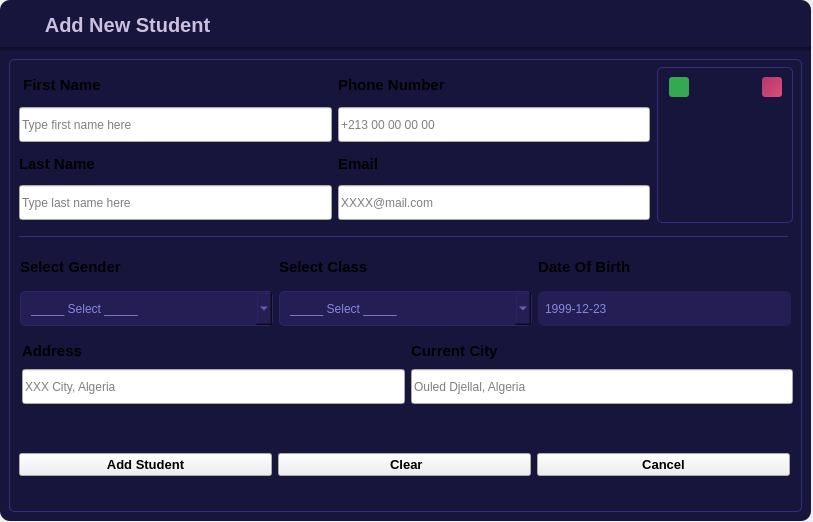
<?xml version="1.0" encoding="UTF-8"?>
<ui version="4.0">
 <class>Addstudents_Dialog</class>
 <widget class="QDialog" name="Addstudents_Dialog">
  <property name="geometry">
   <rect>
    <x>0</x>
    <y>0</y>
    <width>813</width>
    <height>522</height>
   </rect>
  </property>
  <property name="minimumSize">
   <size>
    <width>813</width>
    <height>522</height>
   </size>
  </property>
  <property name="maximumSize">
   <size>
    <width>813</width>
    <height>522</height>
   </size>
  </property>
  <property name="windowTitle">
   <string>Dialog</string>
  </property>
  <property name="styleSheet">
   <string notr="true">QDialog{
	color: rgb(203, 192, 222);
	background: transparent;
}

QLabel{
	color: rgb(134, 136, 223);
}
QLineEdit {
	background-color: rgb(37, 30, 84);
	padding:5px 5px;
	border-radius:8px;
	font: 12pt &quot;Segoe UI&quot;;
	selection-background-color: rgb(29, 23, 67); 
 	 focus {  
 	 background-color:rgb(192, 192, 255)};
}
QLineEdit:focus{
    border: 1px solid #006080;
}

QPushButton{
	background-color: rgb(52, 43, 124);
	color: rgb(203, 192, 222);
	padding:10px;
	height:30;
	border:none;
	border-radius:5px;
}
QPushButton::pressed{
	background-color: rgb(65, 57, 156);
}</string>
  </property>
  <widget class="QWidget" name="layoutWidget">
   <property name="geometry">
    <rect>
     <x>0</x>
     <y>0</y>
     <width>811</width>
     <height>521</height>
    </rect>
   </property>
   <layout class="QVBoxLayout" name="verticalLayout_11">
    <property name="spacing">
     <number>0</number>
    </property>
    <item>
     <widget class="QWidget" name="add_stud_nav" native="true">
      <property name="minimumSize">
       <size>
        <width>0</width>
        <height>50</height>
       </size>
      </property>
      <property name="maximumSize">
       <size>
        <width>16777215</width>
        <height>50</height>
       </size>
      </property>
      <property name="styleSheet">
       <string notr="true">QWidget#add_stud_nav{
	background-color: rgb(23, 21, 59);
    border-top-left-radius: 10px;
    border-top-right-radius: 10px;
	border-bottom: 3px solid rgb(16, 14, 40);
}</string>
      </property>
      <layout class="QHBoxLayout" name="horizontalLayout_6">
       <item>
        <layout class="QHBoxLayout" name="horizontalLayout_5">
         <item>
          <widget class="QLabel" name="label_10">
           <property name="minimumSize">
            <size>
             <width>25</width>
             <height>25</height>
            </size>
           </property>
           <property name="maximumSize">
            <size>
             <width>25</width>
             <height>25</height>
            </size>
           </property>
           <property name="styleSheet">
            <string notr="true">background-color: transparent;</string>
           </property>
           <property name="text">
            <string/>
           </property>
           <property name="pixmap">
            <pixmap resource="../ico.qrc">:/png/icons/sign-up.png</pixmap>
           </property>
           <property name="scaledContents">
            <bool>true</bool>
           </property>
          </widget>
         </item>
         <item>
          <widget class="QLabel" name="label">
           <property name="font">
            <font>
             <pointsize>15</pointsize>
             <bold>true</bold>
            </font>
           </property>
           <property name="styleSheet">
            <string notr="true">color: rgb(203, 192, 222);
background-color: transparent;</string>
           </property>
           <property name="text">
            <string> Add New Student</string>
           </property>
          </widget>
         </item>
        </layout>
       </item>
       <item>
        <spacer name="horizontalSpacer">
         <property name="orientation">
          <enum>Qt::Orientation::Horizontal</enum>
         </property>
         <property name="sizeHint" stdset="0">
          <size>
           <width>468</width>
           <height>20</height>
          </size>
         </property>
        </spacer>
       </item>
       <item>
        <layout class="QHBoxLayout" name="horizontalLayout_4">
         <property name="spacing">
          <number>19</number>
         </property>
         <item>
          <widget class="QPushButton" name="minimize_btn">
           <property name="styleSheet">
            <string notr="true">QPushButton{
	background-color:transparent;
	border:0;
	padding:10px;
}
</string>
           </property>
           <property name="text">
            <string/>
           </property>
           <property name="icon">
            <iconset resource="../ico.qrc">
             <normaloff>:/png/icons/minus.png</normaloff>:/png/icons/minus.png</iconset>
           </property>
           <property name="iconSize">
            <size>
             <width>16</width>
             <height>16</height>
            </size>
           </property>
          </widget>
         </item>
         <item>
          <widget class="QPushButton" name="close_btn">
           <property name="minimumSize">
            <size>
             <width>30</width>
             <height>30</height>
            </size>
           </property>
           <property name="maximumSize">
            <size>
             <width>16777215</width>
             <height>16777215</height>
            </size>
           </property>
           <property name="styleSheet">
            <string notr="true">QPushButton{
	background-color:transparent;
	border:0;
	padding:5px;
}
QPushButton:hover{
	background-color:rgb(235, 59, 90);
	color: rgb(255, 255, 255);
}</string>
           </property>
           <property name="text">
            <string/>
           </property>
           <property name="icon">
            <iconset resource="../ico.qrc">
             <normaloff>:/png/icons/close.png</normaloff>:/png/icons/close.png</iconset>
           </property>
           <property name="iconSize">
            <size>
             <width>26</width>
             <height>26</height>
            </size>
           </property>
          </widget>
         </item>
        </layout>
       </item>
      </layout>
     </widget>
    </item>
    <item>
     <widget class="QWidget" name="container" native="true">
      <property name="styleSheet">
       <string notr="true">QWidget#container{
	background-color:rgb(23, 21, 59);
    border-top-left-radius: 0;
    border-top-right-radius: 0px;
    border-bottom-left-radius: 10px;
    border-bottom-right-radius: 10px;
}</string>
      </property>
      <layout class="QGridLayout" name="gridLayout_2">
       <item row="0" column="0">
        <widget class="QGroupBox" name="groupBox">
         <property name="styleSheet">
          <string notr="true">QGroupBox{
	color: rgb(53, 46, 126);
	border:1px solid rgb(53, 46, 126);
	border-radius:5px;
}</string>
         </property>
         <property name="title">
          <string/>
         </property>
         <widget class="QGroupBox" name="groupBox_2">
          <property name="geometry">
           <rect>
            <x>648</x>
            <y>8</y>
            <width>136</width>
            <height>156</height>
           </rect>
          </property>
          <property name="styleSheet">
           <string notr="true">QGroupBox{
	color: rgb(255, 255, 255);
	border:1px solid rgb(53, 46, 126);
	border-radius:5px;
}</string>
          </property>
          <property name="title">
           <string/>
          </property>
          <property name="flat">
           <bool>false</bool>
          </property>
          <widget class="QPushButton" name="up_std_btn">
           <property name="geometry">
            <rect>
             <x>12</x>
             <y>10</y>
             <width>20</width>
             <height>20</height>
            </rect>
           </property>
           <property name="sizeIncrement">
            <size>
             <width>0</width>
             <height>0</height>
            </size>
           </property>
           <property name="font">
            <font>
             <bold>true</bold>
            </font>
           </property>
           <property name="toolTip">
            <string>Upload Photo</string>
           </property>
           <property name="styleSheet">
            <string notr="true">QPushButton{
  background-color: rgb(52, 168, 83);
  color: rgb(255, 255, 255);
  border-radius: 3px;
}
QPushButton::hover{
	background-color:rgb(63, 204, 101);
}
QPushButton::pressed{
	padding-left:2px;
	padding-top: 1px;
	background-color: rgb(52, 168, 83);
}</string>
           </property>
           <property name="text">
            <string/>
           </property>
           <property name="icon">
            <iconset resource="../ico.qrc">
             <normaloff>:/png/icons/upload.png</normaloff>:/png/icons/upload.png</iconset>
           </property>
           <property name="iconSize">
            <size>
             <width>10</width>
             <height>10</height>
            </size>
           </property>
          </widget>
          <widget class="QPushButton" name="delete_std_btn">
           <property name="geometry">
            <rect>
             <x>105</x>
             <y>10</y>
             <width>20</width>
             <height>20</height>
            </rect>
           </property>
           <property name="font">
            <font>
             <bold>true</bold>
            </font>
           </property>
           <property name="toolTip">
            <string>Delete Photo</string>
           </property>
           <property name="styleSheet">
            <string notr="true">QPushButton{
  background-color: qlineargradient(spread:pad, x1:0, y1:0, x2:1, y2:1, stop:0 rgba(179, 55, 113, 255), stop:1 rgba(219, 78, 117, 255));
  color: rgb(255, 255, 255);
  border-radius: 3px;
}
QPushButton::hover{
	background-color:rgb(255, 89, 144);
}
QPushButton::pressed{
	padding-left:2px;
	padding-top: 1px;
	background-color: rgb(220, 69, 134);
}</string>
           </property>
           <property name="text">
            <string/>
           </property>
           <property name="icon">
            <iconset resource="../ico.qrc">
             <normaloff>:/png/icons/close.png</normaloff>:/png/icons/close.png</iconset>
           </property>
           <property name="iconSize">
            <size>
             <width>16</width>
             <height>16</height>
            </size>
           </property>
          </widget>
          <widget class="QLabel" name="default_photo">
           <property name="geometry">
            <rect>
             <x>44</x>
             <y>54</y>
             <width>51</width>
             <height>51</height>
            </rect>
           </property>
           <property name="styleSheet">
            <string notr="true"/>
           </property>
           <property name="text">
            <string/>
           </property>
           <property name="pixmap">
            <pixmap resource="../ico.qrc">:/png/icons/no-photo.png</pixmap>
           </property>
           <property name="scaledContents">
            <bool>true</bool>
           </property>
          </widget>
          <widget class="QLabel" name="photo_label">
           <property name="geometry">
            <rect>
             <x>8</x>
             <y>7</y>
             <width>121</width>
             <height>141</height>
            </rect>
           </property>
           <property name="text">
            <string/>
           </property>
           <property name="scaledContents">
            <bool>true</bool>
           </property>
          </widget>
          <zorder>default_photo</zorder>
          <zorder>photo_label</zorder>
          <zorder>delete_std_btn</zorder>
          <zorder>up_std_btn</zorder>
         </widget>
         <widget class="QWidget" name="line" native="true">
          <property name="geometry">
           <rect>
            <x>10</x>
            <y>177</y>
            <width>769</width>
            <height>1</height>
           </rect>
          </property>
          <property name="styleSheet">
           <string notr="true">background-color: rgb(54, 44, 130);</string>
          </property>
         </widget>
         <widget class="QWidget" name="layoutWidget">
          <property name="geometry">
           <rect>
            <x>13</x>
            <y>280</y>
            <width>771</width>
            <height>65</height>
           </rect>
          </property>
          <layout class="QHBoxLayout" name="horizontalLayout_3">
           <item>
            <layout class="QVBoxLayout" name="verticalLayout_7">
             <item>
              <widget class="QLabel" name="label_3">
               <property name="font">
                <font>
                 <pointsize>11</pointsize>
                 <bold>true</bold>
                </font>
               </property>
               <property name="text">
                <string>Address</string>
               </property>
              </widget>
             </item>
             <item>
              <widget class="QLineEdit" name="address_lineEdit">
               <property name="minimumSize">
                <size>
                 <width>0</width>
                 <height>35</height>
                </size>
               </property>
               <property name="maximumSize">
                <size>
                 <width>16777215</width>
                 <height>35</height>
                </size>
               </property>
               <property name="placeholderText">
                <string>XXX City, Algeria</string>
               </property>
              </widget>
             </item>
            </layout>
           </item>
           <item>
            <layout class="QVBoxLayout" name="verticalLayout_10">
             <item>
              <widget class="QLabel" name="label_11">
               <property name="font">
                <font>
                 <pointsize>11</pointsize>
                 <bold>true</bold>
                </font>
               </property>
               <property name="text">
                <string>Current City</string>
               </property>
              </widget>
             </item>
             <item>
              <widget class="QLineEdit" name="city_lineEdit">
               <property name="minimumSize">
                <size>
                 <width>0</width>
                 <height>35</height>
                </size>
               </property>
               <property name="maximumSize">
                <size>
                 <width>16777215</width>
                 <height>35</height>
                </size>
               </property>
               <property name="placeholderText">
                <string>Ouled Djellal, Algeria</string>
               </property>
              </widget>
             </item>
            </layout>
           </item>
          </layout>
         </widget>
         <widget class="QWidget" name="layoutWidget">
          <property name="geometry">
           <rect>
            <x>10</x>
            <y>380</y>
            <width>771</width>
            <height>52</height>
           </rect>
          </property>
          <layout class="QHBoxLayout" name="horizontalLayout">
           <item>
            <widget class="QPushButton" name="add_student_btn">
             <property name="font">
              <font>
               <pointsize>10</pointsize>
               <bold>true</bold>
              </font>
             </property>
             <property name="styleSheet">
              <string notr="true"/>
             </property>
             <property name="text">
              <string>Add Student</string>
             </property>
             <property name="icon">
              <iconset theme="list-add"/>
             </property>
            </widget>
           </item>
           <item>
            <widget class="QPushButton" name="clear_student_btn">
             <property name="font">
              <font>
               <pointsize>10</pointsize>
               <bold>true</bold>
              </font>
             </property>
             <property name="styleSheet">
              <string notr="true"/>
             </property>
             <property name="text">
              <string> Clear</string>
             </property>
             <property name="icon">
              <iconset theme="system-reboot"/>
             </property>
            </widget>
           </item>
           <item>
            <widget class="QPushButton" name="cancel_student_btn">
             <property name="font">
              <font>
               <pointsize>10</pointsize>
               <bold>true</bold>
              </font>
             </property>
             <property name="styleSheet">
              <string notr="true"/>
             </property>
             <property name="text">
              <string>Cancel</string>
             </property>
             <property name="icon">
              <iconset theme="edit-clear"/>
             </property>
            </widget>
           </item>
          </layout>
         </widget>
         <widget class="QWidget" name="layoutWidget">
          <property name="geometry">
           <rect>
            <x>10</x>
            <y>10</y>
            <width>631</width>
            <height>151</height>
           </rect>
          </property>
          <layout class="QHBoxLayout" name="horizontalLayout_7">
           <item>
            <layout class="QVBoxLayout" name="verticalLayout_6">
             <property name="spacing">
              <number>6</number>
             </property>
             <item>
              <layout class="QVBoxLayout" name="verticalLayout_4">
               <property name="spacing">
                <number>6</number>
               </property>
               <item>
                <widget class="QLabel" name="label_2">
                 <property name="font">
                  <font>
                   <pointsize>11</pointsize>
                   <bold>true</bold>
                  </font>
                 </property>
                 <property name="autoFillBackground">
                  <bool>false</bool>
                 </property>
                 <property name="styleSheet">
                  <string notr="true"/>
                 </property>
                 <property name="text">
                  <string> First Name</string>
                 </property>
                </widget>
               </item>
               <item>
                <widget class="QLineEdit" name="first_name_lineEdit">
                 <property name="minimumSize">
                  <size>
                   <width>0</width>
                   <height>35</height>
                  </size>
                 </property>
                 <property name="maximumSize">
                  <size>
                   <width>16777215</width>
                   <height>35</height>
                  </size>
                 </property>
                 <property name="placeholderText">
                  <string>Type first name here </string>
                 </property>
                </widget>
               </item>
              </layout>
             </item>
             <item>
              <layout class="QVBoxLayout" name="verticalLayout_5">
               <item>
                <widget class="QLabel" name="label_9">
                 <property name="font">
                  <font>
                   <pointsize>11</pointsize>
                   <bold>true</bold>
                  </font>
                 </property>
                 <property name="text">
                  <string>Last Name</string>
                 </property>
                </widget>
               </item>
               <item>
                <widget class="QLineEdit" name="last_name_lineEdit">
                 <property name="minimumSize">
                  <size>
                   <width>0</width>
                   <height>35</height>
                  </size>
                 </property>
                 <property name="maximumSize">
                  <size>
                   <width>16777215</width>
                   <height>35</height>
                  </size>
                 </property>
                 <property name="placeholderText">
                  <string>Type last name here </string>
                 </property>
                </widget>
               </item>
              </layout>
             </item>
            </layout>
           </item>
           <item>
            <layout class="QVBoxLayout" name="verticalLayout_9">
             <item>
              <layout class="QVBoxLayout" name="verticalLayout_8">
               <item>
                <widget class="QLabel" name="label_4">
                 <property name="font">
                  <font>
                   <pointsize>11</pointsize>
                   <bold>true</bold>
                  </font>
                 </property>
                 <property name="text">
                  <string>Phone Number</string>
                 </property>
                </widget>
               </item>
               <item>
                <widget class="QLineEdit" name="phone_lineEdit">
                 <property name="minimumSize">
                  <size>
                   <width>0</width>
                   <height>35</height>
                  </size>
                 </property>
                 <property name="maximumSize">
                  <size>
                   <width>16777215</width>
                   <height>35</height>
                  </size>
                 </property>
                 <property name="styleSheet">
                  <string notr="true"/>
                 </property>
                 <property name="placeholderText">
                  <string>+213 00 00 00 00</string>
                 </property>
                </widget>
               </item>
              </layout>
             </item>
             <item>
              <layout class="QVBoxLayout" name="verticalLayout_12">
               <item>
                <widget class="QLabel" name="label_5">
                 <property name="font">
                  <font>
                   <pointsize>11</pointsize>
                   <bold>true</bold>
                  </font>
                 </property>
                 <property name="text">
                  <string>Email</string>
                 </property>
                </widget>
               </item>
               <item>
                <widget class="QLineEdit" name="email_lineEdit">
                 <property name="minimumSize">
                  <size>
                   <width>0</width>
                   <height>35</height>
                  </size>
                 </property>
                 <property name="maximumSize">
                  <size>
                   <width>16777215</width>
                   <height>35</height>
                  </size>
                 </property>
                 <property name="placeholderText">
                  <string>XXXX@mail.com</string>
                 </property>
                </widget>
               </item>
              </layout>
             </item>
            </layout>
           </item>
          </layout>
         </widget>
         <widget class="QWidget" name="layoutWidget">
          <property name="geometry">
           <rect>
            <x>11</x>
            <y>190</y>
            <width>771</width>
            <height>77</height>
           </rect>
          </property>
          <layout class="QHBoxLayout" name="horizontalLayout_10">
           <item>
            <layout class="QVBoxLayout" name="verticalLayout">
             <item>
              <widget class="QLabel" name="label_6">
               <property name="font">
                <font>
                 <pointsize>11</pointsize>
                 <bold>true</bold>
                </font>
               </property>
               <property name="text">
                <string>Select Gender</string>
               </property>
              </widget>
             </item>
             <item>
              <widget class="QComboBox" name="gender_comboBox">
               <property name="maximumSize">
                <size>
                 <width>16777215</width>
                 <height>35</height>
                </size>
               </property>
               <property name="styleSheet">
                <string notr="true">QComboBox{
	background-color: rgb(37, 30, 84);
	color: rgb(134, 136, 223);
	border: 1px solid rgb(44, 38, 100);
	border-radius: 5px;
	padding: 5px;
	padding-left: 10px;
	height:25px;
}
QComboBox:hover{
	border: 1px solid rgb(52, 84, 153);
}
QComboBox::drop-down {
	subcontrol-origin: padding;
	subcontrol-position: top right;
	width: 35px; 
	border-left-width: 3px;
	border-left-color: rgb(38, 33, 91);
	border-left-style: solid;
	border-top-right-radius: 3px;
	border-bottom-right-radius: 3px;	
	background-image: url(:/png/icons/arrow-down.png);
	background-position: center;
	background-repeat: no-reperat;
 }
QComboBox QAbstractItemView {
	color: rgb(134, 136, 223);	
	background-color: rgb(37, 30, 84);
	padding: 10px;
	selection-background-color: rgb(23, 21, 59); 
	margin-top:3px;
	border-radius: 5px;
}
QComboBox::down-arrow { 	
	image: url(:/png/icons/arrow-down.png);
	width:25px;
	height:25px;
}</string>
               </property>
               <property name="editable">
                <bool>false</bool>
               </property>
               <item>
                <property name="text">
                 <string>_____ Select _____</string>
                </property>
               </item>
               <item>
                <property name="text">
                 <string>Male</string>
                </property>
               </item>
               <item>
                <property name="text">
                 <string>Female</string>
                </property>
               </item>
              </widget>
             </item>
            </layout>
           </item>
           <item>
            <layout class="QVBoxLayout" name="verticalLayout_2">
             <item>
              <widget class="QLabel" name="label_7">
               <property name="font">
                <font>
                 <pointsize>11</pointsize>
                 <bold>true</bold>
                </font>
               </property>
               <property name="text">
                <string>Select Class</string>
               </property>
              </widget>
             </item>
             <item>
              <widget class="QComboBox" name="class_comboBox">
               <property name="maximumSize">
                <size>
                 <width>16777215</width>
                 <height>35</height>
                </size>
               </property>
               <property name="styleSheet">
                <string notr="true">QComboBox{
	background-color: rgb(37, 30, 84);
	color: rgb(134, 136, 223);
	border: 1px solid rgb(44, 38, 100);
	border-radius: 5px;
	padding: 5px;
	padding-left: 10px;
	height:25px;
}
QComboBox:hover{
	border: 1px solid rgb(52, 84, 153);
}
QComboBox::drop-down {
	subcontrol-origin: padding;
	subcontrol-position: top right;
	width: 35px; 
	border-left-width: 3px;
	border-left-color: rgb(38, 33, 91);
	border-left-style: solid;
	border-top-right-radius: 3px;
	border-bottom-right-radius: 3px;	
	background-image: url(:/png/icons/arrow-down.png);
	background-position: center;
	background-repeat: no-reperat;
 }
QComboBox QAbstractItemView {
	color: rgb(134, 136, 223);	
	background-color: rgb(37, 30, 84);
	padding: 10px;
	selection-background-color: rgb(23, 21, 59); 
	margin-top:3px;
	border-radius: 5px;
}
QComboBox::down-arrow { 	
	image: url(:/png/icons/arrow-down.png);
	width:25px;
	height:25px;
}</string>
               </property>
               <item>
                <property name="text">
                 <string>_____ Select _____</string>
                </property>
               </item>
               <item>
                <property name="text">
                 <string>Grade 01</string>
                </property>
               </item>
               <item>
                <property name="text">
                 <string>Grade 02</string>
                </property>
               </item>
               <item>
                <property name="text">
                 <string>Grade 03</string>
                </property>
               </item>
               <item>
                <property name="text">
                 <string>Grade 04</string>
                </property>
               </item>
              </widget>
             </item>
            </layout>
           </item>
           <item>
            <layout class="QVBoxLayout" name="verticalLayout_3">
             <item>
              <widget class="QLabel" name="label_12">
               <property name="font">
                <font>
                 <pointsize>11</pointsize>
                 <bold>true</bold>
                </font>
               </property>
               <property name="text">
                <string>Date Of Birth</string>
               </property>
              </widget>
             </item>
             <item>
              <widget class="QDateEdit" name="birth_dateEdit">
               <property name="acceptDrops">
                <bool>false</bool>
               </property>
               <property name="autoFillBackground">
                <bool>false</bool>
               </property>
               <property name="styleSheet">
                <string notr="true">QDateEdit{
	background-color: rgb(37, 30, 84);
	color: rgb(134, 136, 223);
	border-radius:6px;
	padding-left:5px;
	height:35px;
	border:none;
}
QDateEdit::down-arrow {
	image: url(:/png/icons/calendar.png);
	width:20px;
	height:20px;
	margin-right:10px;
}
QDateEdit::drop-down {
    subcontrol-origin: padding;
    subcontrol-position: top right;
    width: 30px;
    border-top-right-radius: 3px; /* same radius as the QComboBox */
    border-bottom-right-radius: 3px;
}
#calendarWidget QWidget{
	alternate-background-color: rgb(52, 168, 83);
}
#qt_calendar_navigationbar{
	background-color: rgb(16, 14, 40);
}
#qt_calendar_prevmonth, #qt_calendar_nextmonth{
	border:none;
	qproperty-icon:none;
	min-width:13px;
	max-width:13px;
	min-height:13px;
	min-height:13px;
	border-radius:5px;
	background-color: transparent;
	padding:5px;
}
#qt_calendar_prevmonth{
	margin-right:5px;
	image: url(:/newPrefix/icons/left-arrow.png);
}
#qt_calendar_nextmonth{
	margin-left:5px;	
	image: url(:/newPrefix/icons/right-arrow.png);
}
#qt_calendar_prevmonth:hover, 
#qt_calendar_nextmonth:hover
{
	background-color: rgb(37, 30, 84);
}
#qt_calendar_prevmonth:pressed, 
#qt_calendar_nextmonth:pressed
{
	background-color: rgb(37, 30, 84);
}
#qt_calendar_yearbutton{
	color: rgb(203, 192, 222);
	width: 50px;
	margin:5px;
	border-radius:5px;
	font-size:13px;
	padding:0 10px;
}
#qt_calendar_monthbutton{
	color: rgb(203, 192, 222);
	margin:5px 5px;
	border-radius:5px;
	font-size:14px;
	padding:0 5px;
}
#qt_calendar_yearbutton:hover,
#qt_calendar_monthbutton:hover
{
	background-color: rgb(37, 30, 84);
}
#qt_calendar_yearbutton:pressed,
#qt_calendar_monthbutton:pressed
{
	background-color: rgb(193, 104, 128);
}
#qt_calendar_yearedit{
	min-width:90px;
	color: rgb(203, 192, 222);
	background: transparent;
	font-size:14px;
}
#calendarWidget QToolButton QMenu{
	background-color: rgb(37, 30, 84);
}
#calendarWidget QToolButton QMenu:item{
	padding:5px;
}
#calendarWidget QToolButton QMenu::item:selected:enabled{
	background-color: rgb(255, 255, 0);
}
#calendarWidget QToolButton::menu-indicator{
	nosubcontrol-origin:margin;
	subcontrol-position:right center;
	margin-top:10px;
	width:20px;
}
/* header row */
QCalendarWidget QWidget { alternate-background-color:rgb(52, 43, 124); }
QCalendarWidget QAbstractItemView:enabled
{
	font-size:14px;
	color: rgb(222, 222, 222);
	background-color: rgb(23, 21, 59);
	selection-background-color: rgb(64, 64, 64);
	selection-color: rgb(0, 255, 0);
}</string>
               </property>
               <property name="wrapping">
                <bool>false</bool>
               </property>
               <property name="frame">
                <bool>true</bool>
               </property>
               <property name="buttonSymbols">
                <enum>QAbstractSpinBox::ButtonSymbols::NoButtons</enum>
               </property>
               <property name="accelerated">
                <bool>false</bool>
               </property>
               <property name="correctionMode">
                <enum>QAbstractSpinBox::CorrectionMode::CorrectToNearestValue</enum>
               </property>
               <property name="showGroupSeparator" stdset="0">
                <bool>false</bool>
               </property>
               <property name="dateTime">
                <datetime>
                 <hour>0</hour>
                 <minute>0</minute>
                 <second>0</second>
                 <year>1999</year>
                 <month>12</month>
                 <day>23</day>
                </datetime>
               </property>
               <property name="maximumDateTime">
                <datetime>
                 <hour>23</hour>
                 <minute>59</minute>
                 <second>59</second>
                 <year>9999</year>
                 <month>12</month>
                 <day>29</day>
                </datetime>
               </property>
               <property name="minimumDate">
                <date>
                 <year>1970</year>
                 <month>9</month>
                 <day>1</day>
                </date>
               </property>
               <property name="currentSection">
                <enum>QDateTimeEdit::Section::YearSection</enum>
               </property>
               <property name="displayFormat">
                <string>yyyy-MM-dd</string>
               </property>
               <property name="calendarPopup">
                <bool>true</bool>
               </property>
              </widget>
             </item>
            </layout>
           </item>
          </layout>
         </widget>
        </widget>
       </item>
      </layout>
     </widget>
    </item>
   </layout>
  </widget>
 </widget>
 <resources>
  <include location="../ico.qrc"/>
 </resources>
 <connections/>
</ui>
